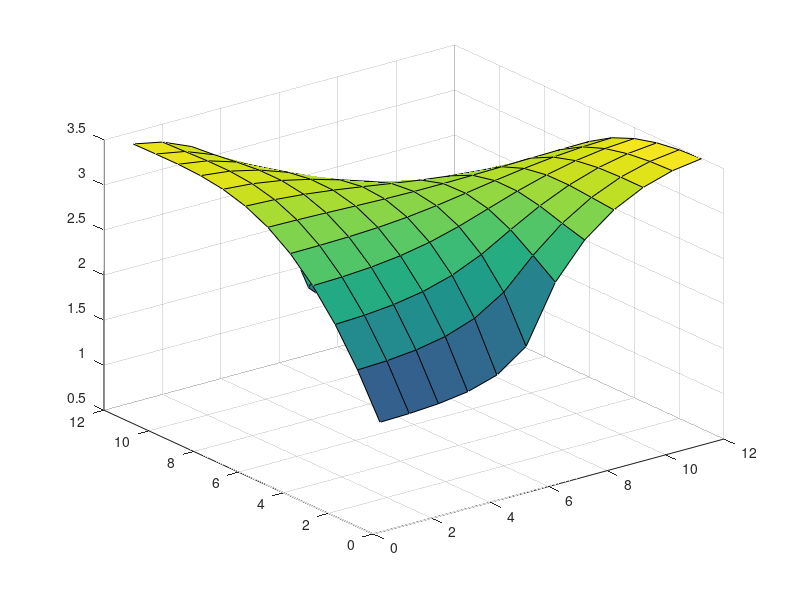

MATLAB code for this plot:
% solution of Poisson equation using sparse matrix
%
%  E.Holzbecher,    18.3.2011 
%
%--------------------------------------------------
nx = 12; ny = 12;      % dimensions in x- and y-direction
h = 1/4;                % grid spacing

% boundary type indicators (1=Dirichlet, 0=Neumann no-flow)
ltop = logical(zeros(1,nx));         % top
lbottom = logical(zeros(1,nx));      % bottom
lleft = logical([ones(6,1) zeros(6,1)]);       % left
lright = logical([zeros(6,1) ones(6,1)]);      % right

% boundary values (Dirichlet only)
btop = ones(1,nx);                  % top
bbottom = zeros(1,nx);              % bottom
bleft = ones(ny,1);                 % left
bright = zeros(ny,1);               % right

q = 1*ones(nx,ny);                  % right hand side (source term)

N = nx*ny;
d = [-nx,-1,0,1,nx];
B = [ones(N,2) -4*ones(N,1) ones(N,2)];
q = reshape(q,N,1);
b = -h*h*q.*ones(N,1);
for i = 1:nx
    if ltop(i)
        b(i) = b(i)-btop(i);
    else
        B(i,3) = -3;
        %B(i-1,1) = 0;
    end
    if lbottom(i)
        b(N-nx+i) = b(N-nx+i)-bbottom(i);
    else
        B(N-nx+i,3) = -3;
        % B(N-nx+i,5) = 0;
    end
end
for i = 1:ny
    B(i*nx,2) = 0; 
    if i<ny B(i*nx+1,4) = 0; end    
    if lleft(i)
        b((i-1)*nx+1) = b((i-1)*nx+1)-bleft(i);
    else
        B((i-1)*nx+1,3) = B((i-1)*nx+1,3)+1;
    end
    if lright(i)
        b(i*nx) = b(i*nx)-bright(i);
    else
        B(i*nx,3) = B(i*nx,3)+1;
    end
end

A = spdiags(B,d,N,N);

% processing: solution
U = A\b;
U = reshape(U,nx,ny);

% check & visualize
4*del2(U) 
surf (U)

